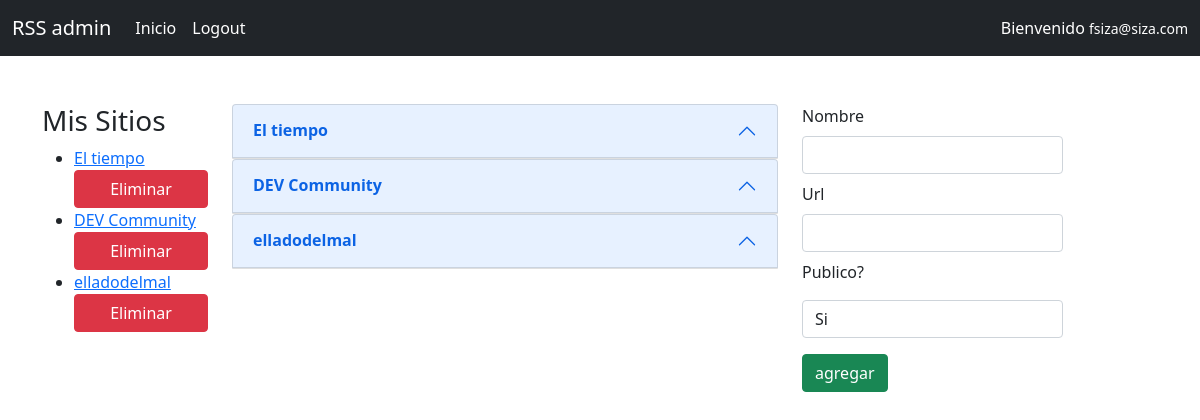
Before: / (signed in) with the older database file.
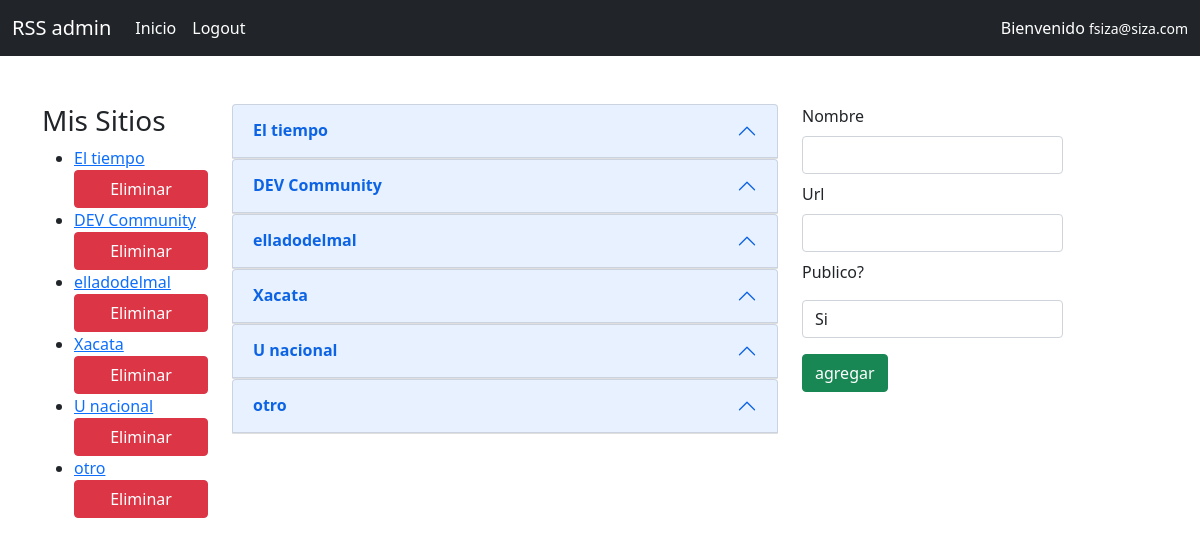
After: the same page with the newer database file.
### mainapp/models.py (models this page shows)
class CreateRss(models.Model):
    title = models.CharField(max_length=150, verbose_name="Titulo")
    url = models.TextField(verbose_name="Rss Url")
    public = models.BooleanField(verbose_name="Publico?")
    created_at = models.DateTimeField(auto_now_add=True, verbose_name="Fecha de creacion")
    updated_at = models.DateTimeField(auto_now=True, verbose_name="Fecha de actualizacion")

### mainapp/views.py (the view)
# urls.py: path('', views.index, name="index"),
def index(request):
    register_form = RegisterForm(request.POST)
    if register_form.is_valid():
        register_form.save()
    ruta = str(pathlib.Path().absolute()) + '/log.txt'
    archivo = open(ruta, "a+")
    now = datetime.now()
    datosdb = CreateRss.objects.filter(public=True)
    respuestadata = {}
    for i in range(len(datosdb)):
        con = 0
        while True:
            try:
                respuesta = feedparser.parse(datosdb[i].url)
                print(respuesta['feed']['title'])
                datosdb[i].respuesta = respuesta.entries
                datosdb[i].isError = False
                error = ""
                break
            except Exception as e:
                archivo.write("** A ocurrido un error: "+type(e).__name__+" "+str(now)+"\n")
                con = con+1
                error = "A ocurrido un error al cargrar el feed"
                datosdb[i].isError = True
                datosdb[i].error = error
                if con >= 3:
                    break
    return render(request, 'index.html',{
        'register_form':register_form,
        'datos':datosdb,
        'error':error
        })

### mainapp/forms.py
class RegisterForm(UserCreationForm):
    class Meta:
        model = User
        fields = ['username', 'email','first_name', 'last_name','password1', 'password2']

### mainapp/context_processors.py (called while the page is built)
def get_rss(request):
    rss = CreateRss.objects.values_list('id','title', 'url')
    return {
        'datos':rss
    }

### mainapp/templates/index.html (shortened to what this page needs)
{% extends 'layout.html' %}
{% block content %}
    <div class="container">
        <div class="row">
            {% if user.email %}
                <div class="col-lg-2 my-5">
                    {% include 'bar.html' %}
                </div>
                <div class=" my-5 col-lg-6" style="">
                    {% for dato in datos %}
                        <div class="accordion" id="accordionExample">
                            <div class="accordion-item">
                                <h2 class="accordion-header" id="heading{{dato.id}}">
                                <button class="accordion-button" type="button" data-bs-toggle="collapse" data-bs-target="#collapse{{dato.id}}" aria-expanded="true" aria-controls="collapse{{dato.id}}">
                                    <strong>{{dato.title}}</strong>
                                </button>
                                </h2>
                                <div id="collapse{{dato.id}}" class="accordion-collapse collapse show" aria-labelledby="heading{{dato.id}}" data-bs-parent="#accordionExample">
                                </div>
                            </div>
                        </div>
                    {% endfor %}
                </div>
                <div class="col-lg-3">
                    <div class="my-5 wrapp">
                        <form action=" {% url 'rss' %} " method="POST">
                            <label>Nombre</label>
                            <input type="text" class="form-control my-2" name="title" required>
                            <label>Url</label>
                            <input type="text" class="form-control my-2" name="rss" required>
                            <label>Publico?</label>
                            <select name="public" class="form-control my-3">
                                <option value="1">Si</option>
                            </select>
                            <input type="submit" class="btn btn-success" value="agregar" >
                        </form>
                    </div>
                </div>
            {% else %}
            <h2>Iniciar sesion</h2>
            {% endif %}
        </div>
    </div>
{% endblock content %}

### mainapp/templates/bar.html
    <h3>Mis Sitios</h3>
        <ul>
            {% for dato in datos %}
                <li>
                    <a href="{% url 'detail' dato.id %}">{{dato.title}}</a>
                    <span><a href="{% url 'delete' dato.id %}" style="display:block" class="btn btn-danger btn-xs">Eliminar</a></span>
                </li>
            {% endfor %}
        </ul>

Changed rows visible on the page:
added CreateRss: title "Xacata"
added CreateRss: title "U nacional"
added CreateRss: title "otro"
